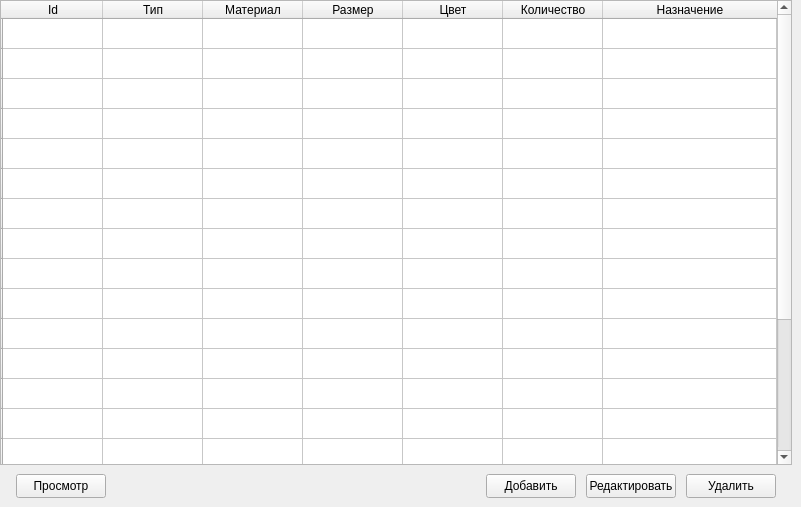
      <widget class="QWidget" name="tab_9">
       <attribute name="title">
        <string>Пуговицы</string>
       </attribute>
       <widget class="QTableWidget" name="tableWidget_5">
        <property name="geometry">
         <rect>
          <x>0</x>
          <y>0</y>
          <width>792</width>
          <height>465</height>
         </rect>
        </property>
        <attribute name="horizontalHeaderStretchLastSection">
         <bool>true</bool>
        </attribute>
        <row>
         <property name="text">
          <string/>
         </property>
        </row>
        <row>
         <property name="text">
          <string/>
         </property>
        </row>
        <row>
         <property name="text">
          <string/>
         </property>
        </row>
        <row>
         <property name="text">
          <string/>
         </property>
        </row>
        <row>
         <property name="text">
          <string/>
         </property>
        </row>
        <row>
         <property name="text">
          <string/>
         </property>
        </row>
        <row>
         <property name="text">
          <string/>
         </property>
        </row>
        <row>
         <property name="text">
          <string/>
         </property>
        </row>
        <row>
         <property name="text">
          <string/>
         </property>
        </row>
        <row>
         <property name="text">
          <string/>
         </property>
        </row>
        <row>
         <property name="text">
          <string/>
         </property>
        </row>
        <row>
         <property name="text">
          <string/>
         </property>
        </row>
        <row>
         <property name="text">
          <string/>
         </property>
        </row>
        <row>
         <property name="text">
          <string/>
         </property>
        </row>
        <row>
         <property name="text">
          <string/>
         </property>
        </row>
        <row>
         <property name="text">
          <string/>
         </property>
        </row>
        <row>
         <property name="text">
          <string/>
         </property>
        </row>
        <row>
         <property name="text">
          <string/>
         </property>
        </row>
        <row>
         <property name="text">
          <string/>
         </property>
        </row>
        <row>
         <property name="text">
          <string/>
         </property>
        </row>
        <column>
         <property name="text">
          <string>Id</string>
         </property>
        </column>
        <column>
         <property name="text">
          <string>Тип</string>
         </property>
        </column>
        <column>
         <property name="text">
          <string>Материал</string>
         </property>
        </column>
        <column>
         <property name="text">
          <string>Размер</string>
         </property>
        </column>
        <column>
         <property name="text">
          <string>Цвет</string>
         </property>
        </column>
        <column>
         <property name="text">
          <string>Количество</string>
         </property>
        </column>
        <column>
         <property name="text">
          <string>Назначение</string>
         </property>
        </column>
       </widget>
       <widget class="QPushButton" name="pushButton_25">
        <property name="geometry">
         <rect>
          <x>686</x>
          <y>474</y>
          <width>90</width>
          <height>24</height>
         </rect>
        </property>
        <property name="text">
         <string>Удалить</string>
        </property>
       </widget>
       <widget class="QPushButton" name="pushButton_26">
        <property name="geometry">
         <rect>
          <x>586</x>
          <y>474</y>
          <width>90</width>
          <height>24</height>
         </rect>
        </property>
        <property name="text">
         <string>Редактировать</string>
        </property>
       </widget>
       <widget class="QPushButton" name="pushButton_27">
        <property name="geometry">
         <rect>
          <x>16</x>
          <y>474</y>
          <width>90</width>
          <height>24</height>
         </rect>
        </property>
        <property name="text">
         <string>Просмотр</string>
        </property>
       </widget>
       <widget class="QPushButton" name="pushButton_28">
        <property name="geometry">
         <rect>
          <x>486</x>
          <y>474</y>
          <width>90</width>
          <height>24</height>
         </rect>
        </property>
        <property name="text">
         <string>Добавить</string>
        </property>
       </widget>
      </widget>
